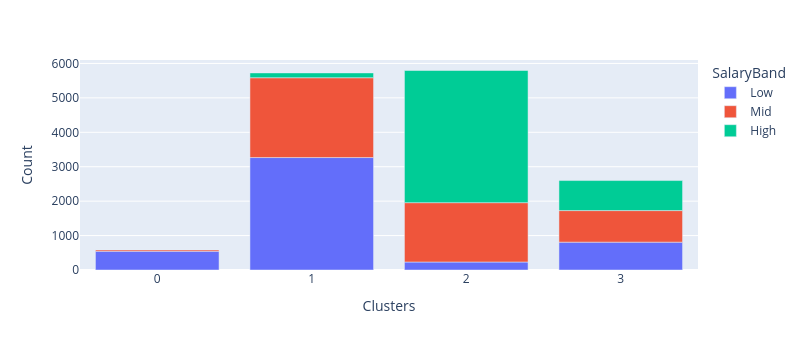
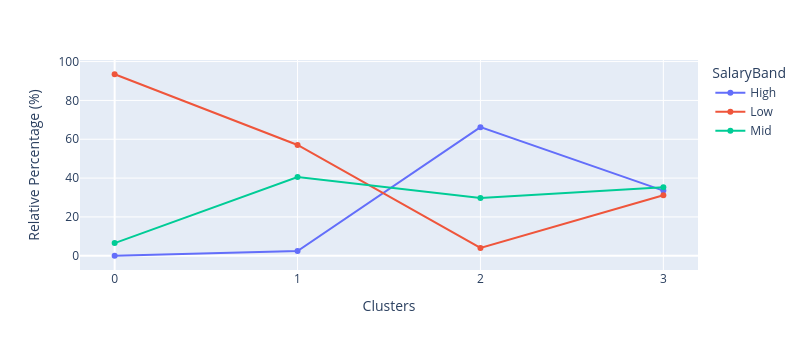

Here is the notebook cell these charts were saved with, in order:
### Markdown cell above
## Clusters distribution across SalaryBand levels & Relative Percentage of SalaryBand in each cluster

### Code cell
df_cluster_vs_salary = df_salary.copy()
df_cluster_vs_salary['Clusters'] = X['Clusters']
cluster_distribution_per_variable(df=df_cluster_vs_salary, target='SalaryBand')

### Figure 1 — Plotly figure (JSON) as saved in the notebook; plotly's stock layout.template omitted (floating-point values rounded to 4 significant figures)
{"data": [{"hovertemplate": "SalaryBand=Low<br>Clusters=%{x}<br>Count=%{y}<extra></extra>", "legendgroup": "Low", "marker": {"color": "#636efa", "pattern": {"shape": ""}}, "name": "Low", "orientation": "v", "showlegend": true, "textposition": "auto", "type": "bar", "x": [0, 1, 2, 3], "xaxis": "x", "y": [545, 3266, 232, 809], "yaxis": "y"}, {"hovertemplate": "SalaryBand=Mid<br>Clusters=%{x}<br>Count=%{y}<extra></extra>", "legendgroup": "Mid", "marker": {"color": "#EF553B", "pattern": {"shape": ""}}, "name": "Mid", "orientation": "v", "showlegend": true, "textposition": "auto", "type": "bar", "x": [0, 1, 2, 3], "xaxis": "x", "y": [38, 2319, 1724, 917], "yaxis": "y"}, {"hovertemplate": "SalaryBand=High<br>Clusters=%{x}<br>Count=%{y}<extra></extra>", "legendgroup": "High", "marker": {"color": "#00cc96", "pattern": {"shape": ""}}, "name": "High", "orientation": "v", "showlegend": true, "textposition": "auto", "type": "bar", "x": [1, 2, 3], "xaxis": "x", "y": [140, 3839, 872], "yaxis": "y"}], "layout": {"barmode": "relative", "height": 350, "legend": {"title": {"text": "SalaryBand"}, "tracegroupgap": 0}, "margin": {"t": 60}, "width": 800, "xaxis": {"anchor": "y", "domain": [0, 1], "tickmode": "array", "tickvals": [2, 3, 1, 0], "title": {"text": "Clusters"}}, "yaxis": {"anchor": "x", "domain": [0, 1], "title": {"text": "Count"}}}}

### Figure 2 — Plotly figure (JSON) as saved in the notebook; plotly's stock layout.template omitted (floating-point values rounded to 4 significant figures)
{"data": [{"hovertemplate": "SalaryBand=High<br>Clusters=%{x}<br>Relative Percentage (%)=%{y}<extra></extra>", "legendgroup": "High", "line": {"color": "#636efa", "dash": "solid"}, "marker": {"symbol": "circle"}, "mode": "markers+lines", "name": "High", "orientation": "v", "showlegend": true, "type": "scatter", "x": [0, 1, 2, 3], "xaxis": "x", "y": [0.0, 2.445, 66.25, 33.56], "yaxis": "y"}, {"hovertemplate": "SalaryBand=Low<br>Clusters=%{x}<br>Relative Percentage (%)=%{y}<extra></extra>", "legendgroup": "Low", "line": {"color": "#EF553B", "dash": "solid"}, "marker": {"symbol": "circle"}, "mode": "markers+lines", "name": "Low", "orientation": "v", "showlegend": true, "type": "scatter", "x": [0, 1, 2, 3], "xaxis": "x", "y": [93.48, 57.05, 4.003, 31.14], "yaxis": "y"}, {"hovertemplate": "SalaryBand=Mid<br>Clusters=%{x}<br>Relative Percentage (%)=%{y}<extra></extra>", "legendgroup": "Mid", "line": {"color": "#00cc96", "dash": "solid"}, "marker": {"symbol": "circle"}, "mode": "markers+lines", "name": "Mid", "orientation": "v", "showlegend": true, "type": "scatter", "x": [0, 1, 2, 3], "xaxis": "x", "y": [6.518, 40.51, 29.75, 35.3], "yaxis": "y"}], "layout": {"height": 350, "legend": {"title": {"text": "SalaryBand"}, "tracegroupgap": 0}, "margin": {"t": 60}, "width": 800, "xaxis": {"anchor": "y", "domain": [0, 1], "tickmode": "array", "tickvals": [2, 3, 1, 0], "title": {"text": "Clusters"}}, "yaxis": {"anchor": "x", "domain": [0, 1], "title": {"text": "Relative Percentage (%)"}}}}
